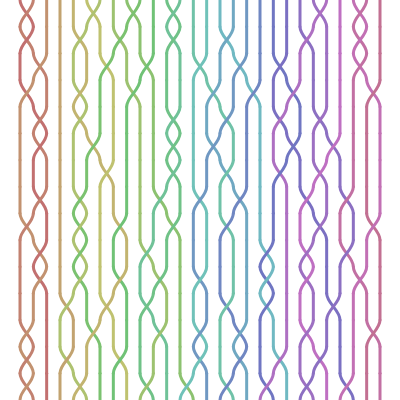
Frame 1 (no input)
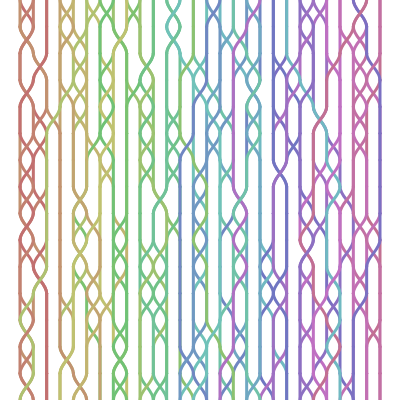
Frame 2 (the mouse pressed at the canvas centre, redrawn once)

The p5.js sketch that drew these frames (run headless with seeded random() and noise() and a simulated clock; the mouse was pressed at the canvas centre and the sketch redrawn once):

// p5.js sketch
// ── sketch.js
const size = 400;
const steps = 15;
const tile_size = size / steps;
let colors = Array(steps * 2);
const sat = 40;
const light = 60;

function setup() {
    createCanvas(size, size);
    noFill();
    strokeWeight(3);
    colorMode(HSL);
    colors = [...colors].map((_, i) => map(i, 0, steps * 2 - 1, 0, 360));
}

function drawTile(braidType, i) {
    const x = tile_size / 4;
    const curve = 10;
    let _ = null;
    switch (braidType) {
        case 'straight':
            stroke(colors[i], sat, light);
            line(x, 0, x, tile_size);
            stroke(colors[i + 1], sat, light);
            line(x * 3, 0, x * 3, tile_size);
            break;
        case 'cross_x':
            stroke(colors[i], sat, light);
            bezier(
                x, 0,                     // anchor 1
                x, curve,                 // control 1
                x * 3, tile_size - curve, // control 2
                x * 3, tile_size          // anchor 2
            );
            stroke(colors[i + 1], sat, light);
            bezier(
                x * 3, 0,             // anchor 1
                x * 3, curve,         // control 1
                x, tile_size - curve, // control 2
                x, tile_size          // anchor 2
            );
            _ = colors[i];
            colors[i] = colors[i + 1];
            colors[i + 1] = _;
            break;
        case 'cross_right':
            stroke(colors[i], sat, light);
            line(x, 0, x, tile_size);
            stroke(colors[i + 1], sat, light);
            bezier(
                x * 3, 0,                 // anchor 1
                x * 3, curve,             // control 1
                x * 5, tile_size - curve, // control 2
                x * 5, tile_size          // anchor 2
            );
            // do not swap colors here, cross_left handles it
            break;
        case 'cross_left':
            stroke(colors[i + 1], sat, light);
            line(x * 3, 0, x * 3, tile_size);
            stroke(colors[i], sat, light);
            bezier(
                x, 0,                  // anchor 1
                x, curve,              // control 1
                -x, tile_size - curve, // control 2
                -x, tile_size          // anchor 2
            );
            _ = colors[i];
            colors[i] = colors[i - 1];
            colors[i - 1] = _;
            break;
        default:
            break;
    }
}

function generateRow() {
    // TODO: cross both direction?
    const row = [random(['cross_right', 'straight', 'cross_x'])];
    for (let i = 1; i < steps - 1; i++) {
        let possibleTypes = [];
        if (row[i - 1] == 'cross_right') {
            row.push('cross_left');
            continue;
        } else if (row[i - 1] == 'cross_x') {
            possibleTypes.push('straight', 'cross_right');
        } else if (row[i - 1] == 'straight') {
            possibleTypes.push('straight', 'cross_x', 'cross_right');
        } else if (row[i - 1] == 'cross_left') {
            possibleTypes.push('straight', 'cross_x', 'cross_right');
        } else {
            possibleTypes.push('straight', 'cross_x', 'cross_left');
        }
        if (i === steps - 2) {
            possibleTypes = possibleTypes.filter(_ => _ !== 'cross_right');
        }
        row.push(random(possibleTypes));
    }
    return row;
}

function draw() {
    noLoop();
    translate(tile_size / 2, 0);
    for (let y = 0; y < steps; y++) {
        generateRow().forEach((tile, i) => {
            push();
            translate(tile_size * i, tile_size * y);
            drawTile(tile, i * 2);
            pop();
        });
    }
}
